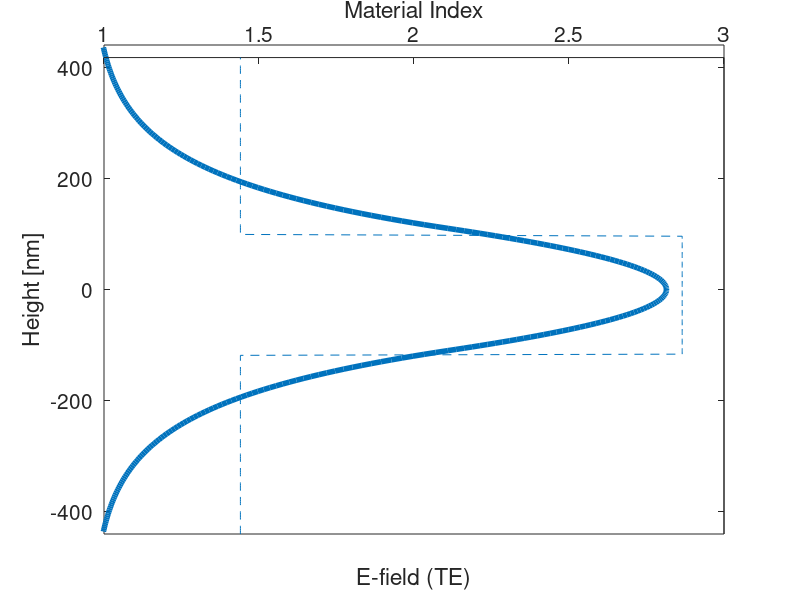
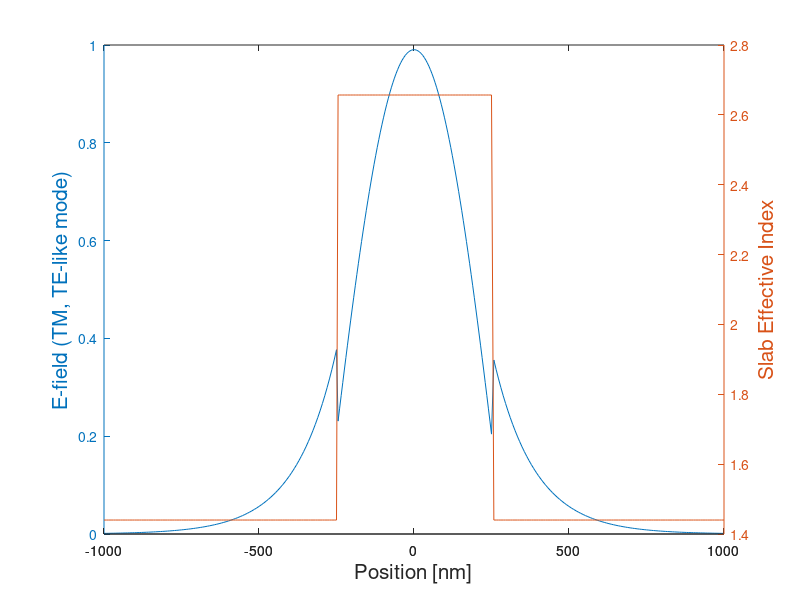

Reproduce these figures in MATLAB, in order. (Note: this script raises an error after producing the figures.)
% wg_EIM_profile.m - Effective Index Method - mode profile
% Lukas Chrostowski, 2012
% usage, e.g.:
%  wg_EIM_profile (1.55e-6, 0.22e-6, 0.5e-6, 90e-9, 3.47, 1, 1.44, 100, 2)

function wg_EIM_profile_main
	[neff_TEwg]=wg_EIM_profile (1.50e-6, 0.22e-6, 0.5e-6, 0, 3.47, 1.44, 1.44, 100, 2)


%%%%%%%%%%%%%%%%%%%%%%%%%%%%%%%%%%%%%%%%%%%%%%%%%%%%%%%%%%%%
%%%%%%%%%%%%%%%%%%%%%%%%%%%%%%%%%%%%%%%%%%%%%%%%%%%%%%%%%%%%		

function [neff_TEwg]=wg_EIM_profile (lambda, t, w, t_slab, n_core, n_clad, n_oxide, pts, M)

	% find TE (TM) modes of slab waveguide (waveguide core and slab portions):
	[nTE,nTM]=wg_1D_analytic (lambda, t, n_oxide, n_core, n_clad);
	if gt(t_slab,0)
		[nTE_slab,nTM_slab]=wg_1D_analytic (lambda, t_slab, n_oxide, n_core, n_clad);
	else
		nTE_slab=n_clad; nTM_slab=n_clad;
	end
	[xslab,TE_Eslab,TE_Hslab,TM_Eslab,TM_Hslab]=wg_1D_mode_profile (lambda, t, n_oxide, n_core, n_clad, pts, M);

	figure%(1);  clf; subplot (2,2,2); 
    Fontsize=15;
	plot(TE_Eslab/max(max(TE_Eslab)),xslab*1e9,'LineWidth',4);hold all;
	ylabel('Height [nm]','FontSize',Fontsize); 
	xlabel({' ','E-field (TE)'},'FontSize',Fontsize); 
	set(gca,'FontSize',Fontsize,'XTick',[]);
	axis tight; a=axis; axis ([a(1)*1.1, a(2)*1.1, a(3), a(4)]);
	Ax1 = gca; Ax2 = axes('Position',get(Ax1,'Position'));
	get(Ax1,'Position');
    nx=[nTE_slab(1)*ones(pts,1); nTE(1)*ones(pts-1,1); nTE_slab(1)*ones(pts-1,1)]';
	plot (nx, xslab*1e9,  'LineWidth',0.5,'LineStyle','--','parent',Ax2); 
	a2=axis; axis ([a2(1), a2(2), a(3), a(4)]);
	set(Ax2,'Color','none','XAxisLocation','top', 'YTick',[],'TickDir','in'); 
	set(gca,'YAxisLocation','right'); box off;
	xlabel('Material Index','FontSize',Fontsize); 
	set(gca,'FontSize',Fontsize); 
%    print -dpdf eim1.pdf

	% TE-like modes of the etched waveguide (for fundamental slab mode)
	%   solve for the "TM" modes:
	[nTE,nTM]=wg_1D_analytic (lambda, w, nTE_slab(1), nTE(1), nTE_slab(1));
	neff_TEwg=nTM;
	[xwg,TE_E_TEwg,TE_H_TEwg,TM_E_TEwg,TM_H_TEwg]=wg_1D_mode_profile (lambda, w, nTE_slab(1), nTE(1), nTE_slab(1), pts, M);

    nx=[nTE_slab(1)*ones(pts,1); nTE(1)*ones(pts-1,1); nTE_slab(1)*ones(pts-1,1)]';
    figure%(1); subplot (2,2,3);
    % Plot the data on with a left and right axes. Return the axes and line
    % objects.
    [ax, h1, h2] = plotyy(xwg*1e9, TM_E_TEwg(:,1)/max(max(TM_E_TEwg)), xwg*1e9, nx);
    % Set the Xlabel and yLabel of each axes
    xlabel('Position [nm]','FontSize',Fontsize);
    ylabel(ax(1),'E-field (TM, TE-like mode)','FontSize',Fontsize);
    ylabel(ax(2), 'Slab Effective Index','FontSize',Fontsize);
    % Change the color of the right axes and the line style of line plot
    % associated with that axes.
    ax(2).YColor = 'b';
    h2.LineStyle = '--';
    h2.LineWidth = 0.5;
    h2.Color = 'b';
    % Set the Line width of the two line plots of the left axes.
    h1(1).LineWidth = 4;
    % Remove the left Tick labels.
    ax(1).YTick = [];
    % Set the YLim property so the plots line up.
    ax(2).YLim = [1.4, 2.6];
    ax(2).YTick = 1.4:0.2:2.6;
    
    % Plot the product of the two fields
	figure%(1); subplot (2,2,1);
	Exy=TM_E_TEwg(:,1)*(TE_Eslab(1,:));
	contourf(xwg*1e9,xslab*1e9,abs(Exy')/max(max(Exy))')
    % colormap('jet')
    axis equal
	xlabel ('X (nm)','FontSize',Fontsize); 
	ylabel ('Y (nm)','FontSize',Fontsize); 
	set (gca, 'FontSize',Fontsize); 
	A=axis; axis([A(1)+0.4, A(2)-0.4, A(3)+.2, A(4)-0.2]);
	title('Effective Index Method');
	% Draw the waveguide:
	rectangle ('Position',[-w/2,-t/2,w,t]*1e9, 'LineWidth',1, 'EdgeColor','white')
	if gt(t_slab,0)
		rectangle ('Position',[-M*w,-t/2,(M-0.5)*w, t_slab]*1e9, 'LineWidth',1, 'EdgeColor','white')
		rectangle ('Position',[w/2,-t/2,(M-0.5),t_slab]*1e9, 'LineWidth',1, 'EdgeColor','white')
    end

    
function draw_WG_vertical(M)
	pP=get(gca,'Position');pPw=pP(3); 
	pPc=pP(3)/2+pP(1); pP2=pPw/4/M;
	annotation ('line',[pPc-pP2,pPc-pP2], [pP(2),pP(4)+pP(2)],'LineStyle','--');
	annotation ('line',[pPc+pP2,pPc+pP2], [pP(2),pP(4)+pP(2)],'LineStyle','--');
	axis tight; a=axis; axis ([a(1), a(2), a(3)*1.1, a(4)*1.1]);

function draw_WG_horiz(M)
	pP=get(gca,'Position');pPw=pP(4); 
	pPc=pP(4)/2+pP(2); pP2=pPw/4/M;
	annotation ('line',[pP(1),pP(3)+pP(1)], [pPc-pP2,pPc-pP2],'LineStyle','--');
	annotation ('line',[pP(1),pP(3)+pP(1)], [pPc+pP2,pPc+pP2],'LineStyle','--');
	axis tight; a=axis; axis ([a(1)*1.1, a(2)*1.1, a(3), a(4)]);


%%%%%%%%%%%%%%%%%%%%%%%%%%%%%%%%%%%%%%%%%%%%%%%%%%%%%%%%%%%%
%%%%%%%%%%%%%%%%%%%%%%%%%%%%%%%%%%%%%%%%%%%%%%%%%%%%%%%%%%%%		

function [x, TE_E, TE_H, TM_E, TM_H]= wg_1D_mode_profile (lambda, t, n1, n2, n3, pts, M)
	[nTE,nTM,TEparam,TMparam]= wg_1D_analytic(lambda,t,n1,n2,n3);
    x1=linspace( -M*t, -t/2, pts); 
    x2=linspace( -t/2, t/2, pts); x2 = x2(2:end);
    x3=linspace( t/2, M*t, pts);  x3 = x3(2:end);
    x=[x1 x2 x3];
    nx=[n1*ones(pts,1); n2*ones(pts-1,1); n3*ones(pts-1,1)]';
	mu0=4*pi*1e-7; epsilon0=8.85e-12; eta=sqrt(mu0/epsilon0); c=3e8; % constants
	for i=1:length(nTE)
		h=TEparam(i,2);q=TEparam(i,3); p=TEparam(i,4);
		beta = 2*pi*nTE(i)/lambda;
		C=2*h*sqrt ( 2*pi*c/lambda*mu0 / (beta * (t+1/q+1/p)*(h^2+q^2) ) ); % normalize to 1W
		% n1, n2, n3 regions
		TE_E(i,:)=C*[exp(q*(x1+t/2)), (cos(h*(x2+t/2))+q/h*sin(h*(x2+t/2))), (cos(h*t)+q/h*sin(h*t)).*exp(-p*(x3-t/2))];
	end
	TE_H=TE_E'.*(nx'*ones(1,length(nTE)))/eta;

	for i=1:length(nTM)
		h=TMparam(i,2); q=TMparam(i,3);
		p=TMparam(i,4); qb=n2^2/n1^2*q;pb=n2^2/n3^2*p;
		beta = 2*pi*nTM(i)/lambda;
		temp=(qb^2+h^2)/qb^2 * (t/n2^2 + (q^2+h^2)/(qb^2+h^2)/n1^2/q + ( p^2+h^2)/(p^2+h^2)/n3^2/p) ;
		C=2*sqrt ( 2*pi*c/lambda*epsilon0 / (beta * temp )); % normalize to 1W
		TM_H(i,:)=C*[h/qb*exp(q*(x1+t/2)), (h/qb*cos(h*(x2+t/2))+sin(h*(x2+t/2))), (h/qb*cos(h*t)+sin(h*t)).*exp(-p*(x3-t/2))];
	end
	TM_E=TM_H'./(nx'*ones(1,length(nTM)))*eta;


%%%%%%%%%%%%%%%%%%%%%%%%%%%%%%%%%%%%%%%%%%%%%%%%%%%%%%%%%%%%
%%%%%%%%%%%%%%%%%%%%%%%%%%%%%%%%%%%%%%%%%%%%%%%%%%%%%%%%%%%%		
function [nTE,nTM,TEparam,TMparam]=wg_1D_analytic (lambda, t, n1, n2, n3)
	k0 = 2*pi/lambda;
	b0 = linspace( max([n1 n3])*k0, n2*k0, 1000);   %k0*n3 less than b less than k0*n2
	b0 = b0(1:end-1);
	te0=TE_eq(b0,k0,n1,n2,n3,t);
	tm0=TM_eq(b0,k0,n1,n2,n3,t);

	%TE
	intervals=ge(te0,0)-lt(te0,0);
	izeros=find(lt(diff(intervals),0));
	X0=[b0(izeros); b0(izeros+1)]';
	[nzeros,scrap]=size(X0);
	for i=1:nzeros
		nTE(i)=fzero(@(x) TE_eq(x,k0,n1,n2,n3,t),X0(i,:))/k0;
		[TEparam(i,1),TEparam(i,2),TEparam(i,3),TEparam(i,4)]= TE_eq(nTE(i)*k0,k0,n1,n2,n3,t);
	end
	nTE=nTE(end:-1:1);
	TEparam=TEparam(end:-1:1,:);

	%TM
	intervals=ge(tm0,0)-lt(tm0,0);
	izeros=find(lt(diff(intervals),0));
	X0=[b0(izeros); b0(izeros+1)]';
	[nzeros,scrap]=size(X0);
	for i=1:nzeros
		nTM(i)=fzero(@(x) TM_eq(x,k0,n1,n2,n3,t),X0(i,:))/k0;
		[TMparam(i,1),TMparam(i,2),TMparam(i,3),TMparam(i,4)]= TM_eq(nTM(i)*k0,k0,n1,n2,n3,t);
	end
	if gt(nzeros,0)
		nTM=nTM(end:-1:1);
		TMparam=TMparam(end:-1:1,:);
	else
		nTM=[];
	end

function [te0,h0,q0,p0]=TE_eq(b0,k0,n1,n2,n3,t)
	h0 = sqrt( (n2*k0)^2 - b0.^2 );
	q0 = sqrt( b0.^2 - (n1*k0)^2 );
	p0 = sqrt( b0.^2 - (n3*k0)^2 );
	% the objective is to find zeroes of te0 and tm0
	te0 = tan( h0*t ) - (p0+q0)./h0./(1-p0.*q0./h0.^2);

function [tm0,h0,q0,p0]=TM_eq(b0,k0,n1,n2,n3,t)
	h0 = sqrt( (n2*k0)^2 - b0.^2 );
	q0 = sqrt( b0.^2 - (n1*k0)^2 );
	p0 = sqrt( b0.^2 - (n3*k0)^2 );
	pbar0 = (n2/n3)^2*p0;
	qbar0 = (n2/n1)^2*q0;
	tm0 = tan( h0*t ) - h0.*(pbar0+qbar0)./(h0.^2-pbar0.*qbar0);
	
